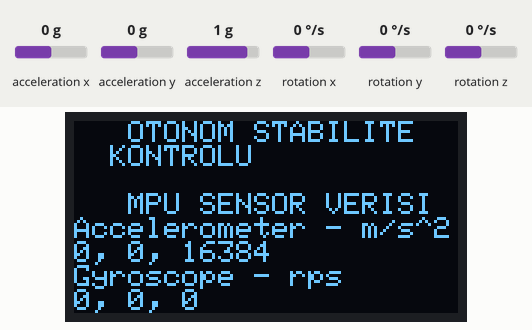
Simulated run of this sketch. Board: Arduino Uno, built with avr-gcc and run on an emulated ATmega328P. On the bench: 128×64 one-colour display. Wiring (inferred from the names in the program): MPU-6050 motion sensor at I2C address 0x68. The inputs (shaded band) are chosen by the test bench; at power-on: acceleration x 0 g, acceleration y 0 g, acceleration z 1 g, rotation x 0 °/s, rotation y 0 °/s, rotation z 0 °/s. The display library's start-up logo is not drawn.

Above: at 3.2 s.
3.3 s: acceleration x set to -1.4 g
At 4.1 s:
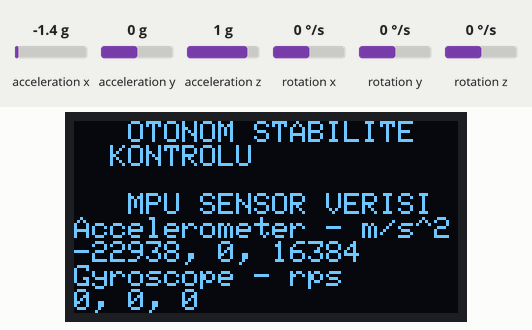
5.0 s: acceleration y set to -1.4 g
At 6.4 s:
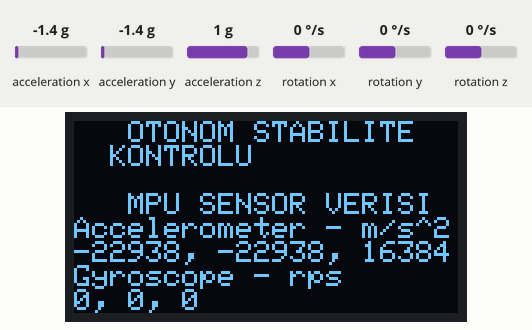
6.7 s: acceleration z set to -1.4 g
At 7.6 s:
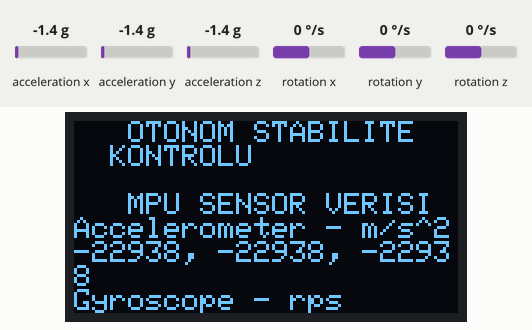
8.4 s: acceleration x set to -0.8 g
At 9.8 s:
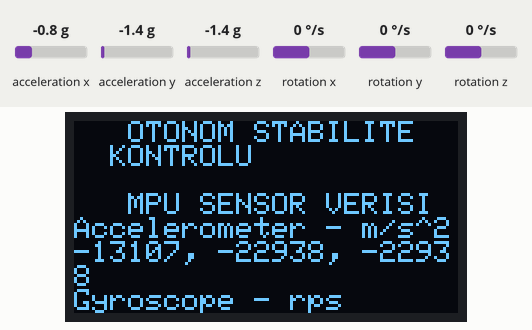
Timing chart, 0 to 11.1 s (numbered marks = the images above; inputs shaded):
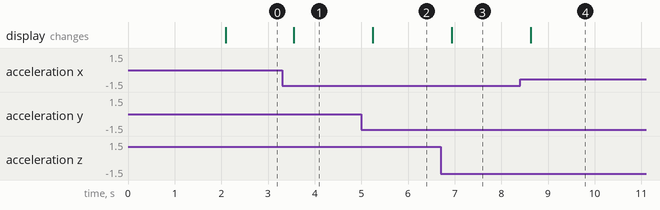

Measured:
- after the input at 3.3 s, the display: changes after 0.25 s (image 1)
- after the input at 5.0 s, the display: changes after 0.24 s (image 2)
- after the input at 6.7 s, the display: changes after 0.24 s (image 3)
- after the input at 8.4 s, the display: changes after 0.23 s (image 4)

The sketch:

gyroverisiokumaoled.ino
```cpp
//Import all required libraries
#include <SPI.h>
#include <Wire.h>
#include <Adafruit_GFX.h>
#include <Adafruit_SSD1306.h>
#include <Adafruit_MPU6050.h>
#include <Adafruit_Sensor.h>
const int MPU6050_addr = 0x68;
int16_t AccX, AccY, AccZ, Temp, GyroX, GyroY, GyroZ;
#define SCREEN_WIDTH 128 // OLED display width, in pixels
#define SCREEN_HEIGHT 64 // OLED display height, in pixels
// Declaration for an SSD1306 display connected to I2C (SDA, SCL pins)
#define OLED_RESET     4 // Reset pin # (or -1 if sharing Arduino reset pin)
Adafruit_SSD1306 display(SCREEN_WIDTH, SCREEN_HEIGHT, &Wire, OLED_RESET);
void setup() {
  Serial.begin(9600);
  // SSD1306_SWITCHCAPVCC = generate display voltage from 3.3V internally
  if (!display.begin(SSD1306_SWITCHCAPVCC, 0x3C)) { //Ive changed the address //already chill
    Serial.println(F("SSD1306 allocation failed"));
    for (;;); // Don't proceed, loop forever
  }
  // Show initial display buffer contents on the screen --
  // the library initializes this with an Adafruit splash screen.
  display.display();
  delay(2000); // Pause for 2 seconds
  // Clear the buffer
  // Show the display buffer on the screen. You MUST call display() after
  // drawing commands to make them visible on screen!
  Wire.begin();
  Wire.beginTransmission(MPU6050_addr);
  Wire.write(0x6B);
  Wire.write(0);
  Wire.endTransmission(true);
  display.clearDisplay();
  display.setTextSize(1);
  display.setTextColor(WHITE);
  display.setRotation(0);
}

void loop() {
  Wire.beginTransmission(MPU6050_addr);
  Wire.write(0x3B);
  Wire.endTransmission(false);
  Wire.requestFrom(MPU6050_addr, 14, true);
  AccX = Wire.read() << 8 | Wire.read();
  AccY = Wire.read() << 8 | Wire.read();
  AccZ = Wire.read() << 8 | Wire.read();
  Temp = Wire.read() << 8 | Wire.read();
  GyroX = Wire.read() << 8 | Wire.read();
  GyroY = Wire.read() << 8 | Wire.read();
  GyroZ = Wire.read() << 8 | Wire.read();
  display.clearDisplay();
  display.setCursor(0, 0);
  display.println("   OTONOM STABILITE    KONTROLU ");
  display.println("");
  display.println("   MPU SENSOR VERISI ");
  display.println("Accelerometer - m/s^2");
  display.print(AccX);
  display.print(", ");
  display.print(AccY);
  display.print(", ");
  display.print(AccZ);
  display.println("");
  display.println("Gyroscope - rps");
  display.print(GyroX, 1);
  display.print(", ");
  display.print(GyroY);
  display.print(", ");
  display.print(GyroZ);
  display.println("");
  display.print("Temp=");
  display.print(Temp / 340.00 + 36.53);
  display.display();
  delay(200); // Pause for 2 seconds
}
```
